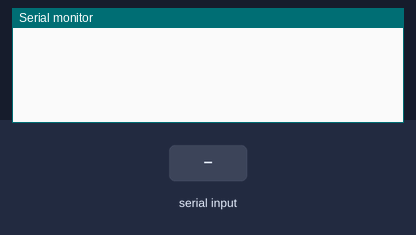
A sketch run on a simulated Arduino Uno, built with avr-gcc and run on an emulated ATmega328P. Shown: the last lines printed to the serial monitor. The inputs (shaded band) are chosen by the test bench.

Above: at 1.2 s.
1.3 s: "start" received over Serial
At 3.6 s:
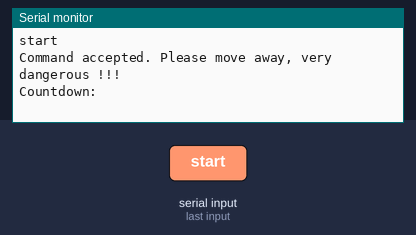
At 9.1 s:
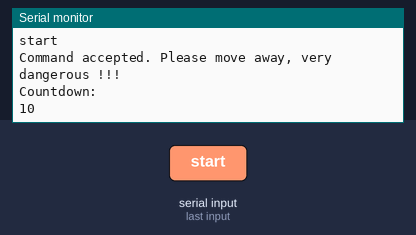

Measured:
- after the input at 1.3 s, the serial monitor: prints a new line after 1.0 s (image 1)

The sketch:

test.ino
```cpp
int count;

void setup() {

  Serial.begin(9600);

}

void loop() {

    if (Serial.available() > 0){
      String id_data = Serial.readString();
      start(id_data);
    }

}

void start(String lift_off){
  Serial.println(lift_off);
  if (lift_off == "start"){
    Serial.println("Command accepted. Please move away, very dangerous !!!");
    Serial.println("Countdown:");
    delay(5000);
    for (int time = 10; time >= -1; time--){
      if (time > 0){
          delay(1000);
          Serial.println(time);
        }

        else if(time == 0){
          delay(1000);
          Serial.println("start-up");
          status_start_ok();
        }
    }
  }
  else{
      Serial.println("Launch not allowed!");
      }

  }

void status_start_ok(){
  while(true){
    Serial.println(count);
    count++;
    delay(1000);
    }


  }
```
